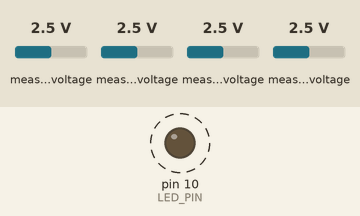
This sketch was run on a simulated Arduino Uno, built with avr-gcc and run on an emulated ATmega328P. Parts: output pins drawn as LEDs (lit = HIGH). Dashed ring = blinking. Inputs (shaded band) come from the test bench; at power-on: measured voltage 2.5 V. What the sketch prints to the serial monitor is not drawn.

Above: at 0.5 s.
Timing chart, 0 to 4.7 s (numbered marks = the images above):
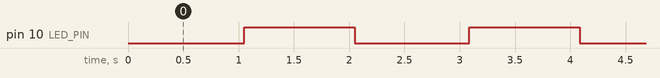

The sketch:

Single_Shot.ino
```cpp
/***************************************************************************
* Example sketch for the ADS1115_WE library
*
* This sketch shows how to use the ADS1115 in single shot mode.
*
* Further information can be found on:
* https://wolles-elektronikkiste.de/ads1115 (German)
* https://wolles-elektronikkiste.de/en/ads1115-a-d-converter-with-amplifier (English)
*
***************************************************************************/

#include<ADS1115_WE.h>
#include<Wire.h>
#define I2C_ADDRESS 0x48
#define LED_PIN 10

/* There are several ways to create your ADS1115_WE object:
 * ADS1115_WE adc = ADS1115_WE()             -> uses Wire / I2C Address = 0x48
 * ADS1115_WE adc = ADS1115_WE(I2C_ADDRESS)  -> uses Wire / I2C_ADDRESS
 * ADS1115_WE adc = ADS1115_WE(&wire2)       -> uses the TwoWire object wire2 / I2C_ADDRESS
 * ADS1115_WE adc = ADS1115_WE(&wire2, I2C_ADDRESS) -> all together
 * Successfully tested with two I2C busses on an ESP32
 */
ADS1115_WE adc = ADS1115_WE(I2C_ADDRESS);

void setup()
{
  Wire.begin();
  Serial.begin(9600);

  pinMode(LED_PIN, OUTPUT);

  if(!adc.init()){
    Serial.println("ADS1115 not connected!");
  }

  /* Set the voltage range of the ADC to adjust the gain
   * Please note that you must not apply more than VDD + 0.3V to the input pins!
   *
   * ADS1115_RANGE_6144  ->  +/- 6144 mV
   * ADS1115_RANGE_4096  ->  +/- 4096 mV
   * ADS1115_RANGE_2048  ->  +/- 2048 mV (default)
   * ADS1115_RANGE_1024  ->  +/- 1024 mV
   * ADS1115_RANGE_0512  ->  +/- 512 mV
   * ADS1115_RANGE_0256  ->  +/- 256 mV
   */
  adc.setVoltageRange_mV(ADS1115_RANGE_6144); //comment line/change parameter to change range

  /* Set the inputs to be compared
   *
   *  ADS1115_COMP_0_1    ->  compares 0 with 1 (default)
   *  ADS1115_COMP_0_3    ->  compares 0 with 3
   *  ADS1115_COMP_1_3    ->  compares 1 with 3
   *  ADS1115_COMP_2_3    ->  compares 2 with 3
   *  ADS1115_COMP_0_GND  ->  compares 0 with GND
   *  ADS1115_COMP_1_GND  ->  compares 1 with GND
   *  ADS1115_COMP_2_GND  ->  compares 2 with GND
   *  ADS1115_COMP_3_GND  ->  compares 3 with GND
   */
  //adc.setCompareChannels(ADS1115_COMP_0_GND); //uncomment if you want to change the default

  /* Set number of conversions after which the alert pin will assert
   * - or you can disable the alert
   *
   *  ADS1115_ASSERT_AFTER_1  -> after 1 conversion
   *  ADS1115_ASSERT_AFTER_2  -> after 2 conversions
   *  ADS1115_ASSERT_AFTER_4  -> after 4 conversions
   *  ADS1115_DISABLE_ALERT   -> disable comparator / alert pin (default)
   */
  //adc.setAlertPinMode(ADS1115_ASSERT_AFTER_1); //uncomment if you want to change the default

  /* Set the conversion rate in SPS (samples per second)
   * Options should be self-explaining:
   *
   *  ADS1115_8_SPS
   *  ADS1115_16_SPS
   *  ADS1115_32_SPS
   *  ADS1115_64_SPS
   *  ADS1115_128_SPS (default)
   *  ADS1115_250_SPS
   *  ADS1115_475_SPS
   *  ADS1115_860_SPS
   */
  //adc.setConvRate(ADS1115_128_SPS); //uncomment if you want to change the default

  /* Set continuous or single shot mode:
   *
   *  ADS1115_CONTINUOUS  ->  continuous mode
   *  ADS1115_SINGLE     ->  single shot mode (default)
   */
  //adc.setMeasureMode(ADS1115_CONTINUOUS); //uncomment if you want to change the default

   /* Choose maximum limit or maximum and minimum alert limit (window) in volts - alert pin will
   *  assert when measured values are beyond the maximum limit or outside the window
   *  Upper limit first: setAlertLimit_V(MODE, maximum, minimum)
   *  In max limit mode the minimum value is the limit where the alert pin assertion will be
   *  be cleared (if not latched)
   *
   *  ADS1115_MAX_LIMIT
   *  ADS1115_WINDOW
   *
   */
  //adc.setAlertModeAndLimit_V(ADS1115_MAX_LIMIT, 3.0, 1.5); //uncomment if you want to change the default

  /* Enable or disable latch. If latch is enabled the alert pin will assert until the
   * conversion register is read (getResult functions). If disabled the alert pin assertion
   * will be cleared with next value within limits.
   *
   *  ADS1115_LATCH_DISABLED (default)
   *  ADS1115_LATCH_ENABLED
   */
  //adc.setAlertLatch(ADS1115_LATCH_ENABLED); //uncomment if you want to change the default

  /* Sets the alert pin polarity if active:
   *
   * ADS1115_ACT_LOW  ->  active low (default)
   * ADS1115_ACT_HIGH ->  active high
   */
  //adc.setAlertPol(ADS1115_ACT_LOW); //uncomment if you want to change the default

  /* With this function the alert pin will assert, when a conversion is ready.
   * In order to deactivate, use the setAlertLimit_V function
   */
  //adc.setAlertPinToConversionReady(); //uncomment if you want to change the default

  Serial.println("ADS1115 Example Sketch - Single Shot Mode");
  Serial.println("Channel / Voltage [V]: ");
  Serial.println();
}

void loop() {
  float voltage = 0.0;

  Serial.print("0: ");
  voltage = readChannel(ADS1115_COMP_0_GND);
  Serial.print(voltage);

  Serial.print(",   1: ");
  voltage = readChannel(ADS1115_COMP_1_GND);
  Serial.print(voltage);

  Serial.print(",   2: ");
  voltage = readChannel(ADS1115_COMP_2_GND);
  Serial.print(voltage);

  Serial.print(",   3: ");
  voltage = readChannel(ADS1115_COMP_3_GND);
  Serial.println(voltage);

  delay(1000);
  digitalWrite(LED_PIN,HIGH);
  delay(1000);
  digitalWrite(LED_PIN,LOW);
}

float readChannel(ADS1115_MUX channel) {
  float voltage = 0.0;
  adc.setCompareChannels(channel);
  adc.startSingleMeasurement();
  while(adc.isBusy()){}
  voltage = adc.getResult_V(); // alternative: getResult_mV for Millivolt
  return voltage;
}
```

Measured:
- by itself, pin 10 (LED_PIN): alternates HIGH for 1.0 s and LOW for 1.0 s
